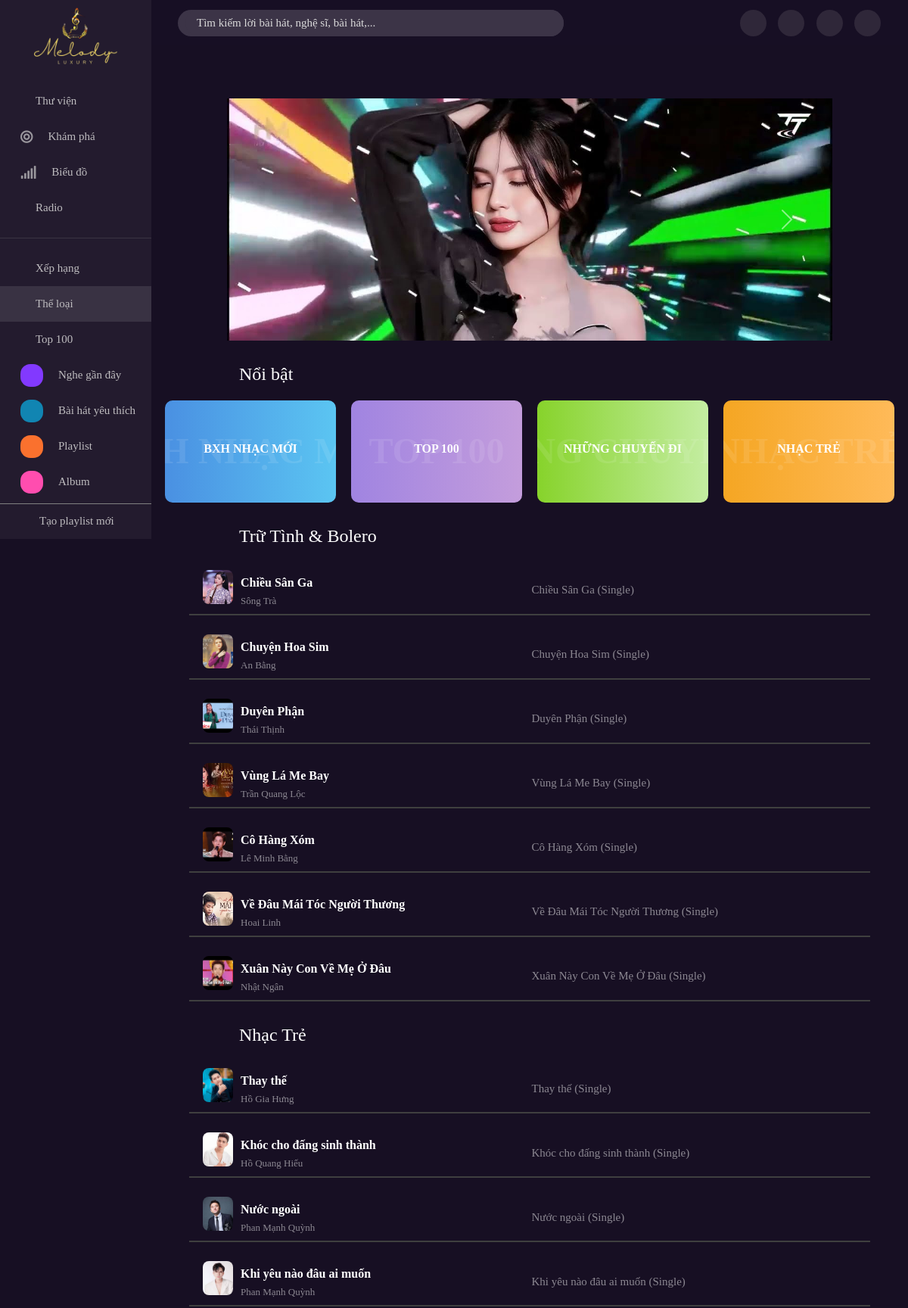
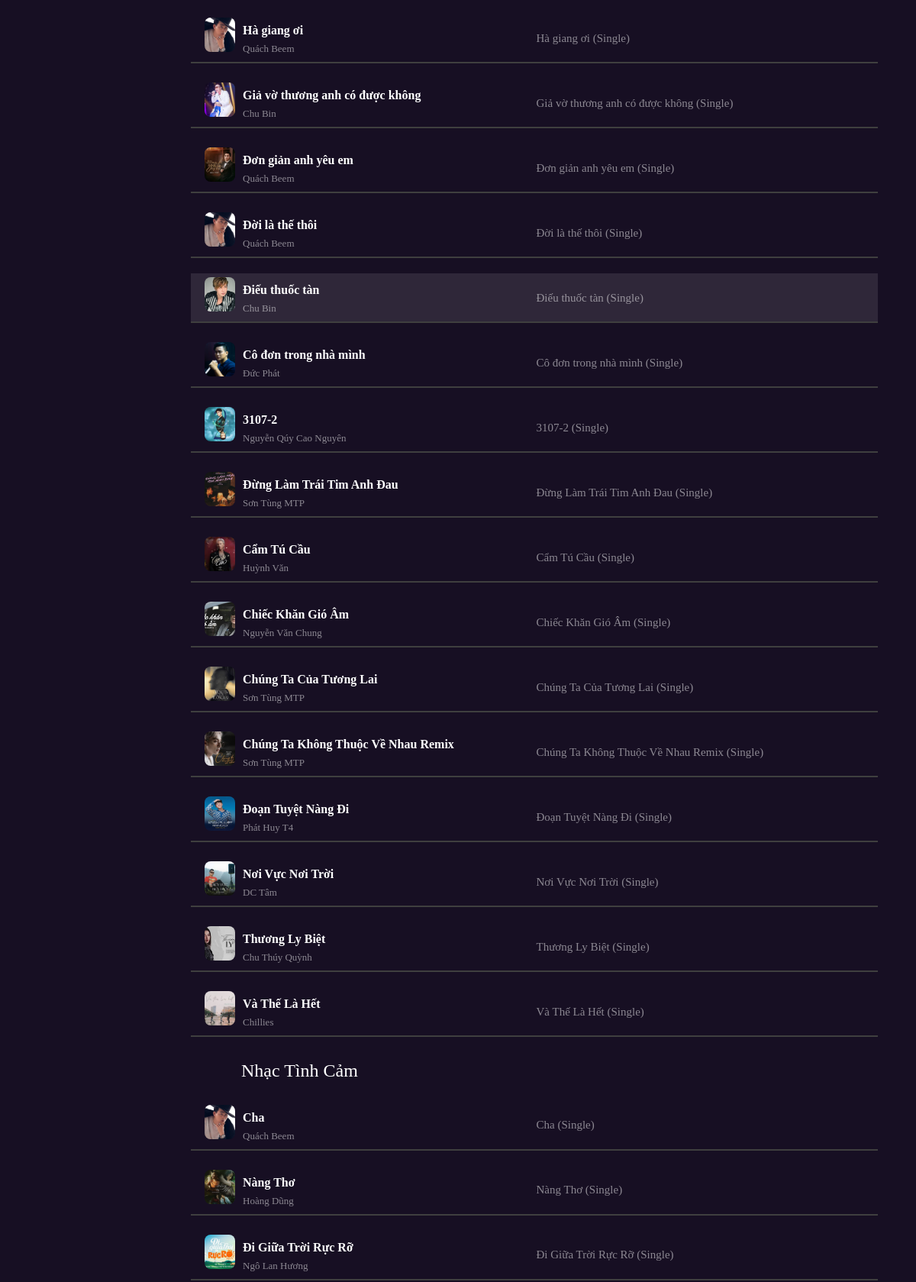
Page /category (signed in, upper part) on the committed database (2 pictures, top to bottom).
### tables this page shows
create table Songs (
	song_id int primary key auto_increment,
    song_name varchar(80) not null,
    path_audio varchar(250) not null,
    path_img varchar(250) not null,
    plays int default 0 check (plays >= 0), 
    album_id int,
    category_id int,
    author_id int not null,
    user_id int not null,
    foreign key (album_id) references Albums (album_id) ON DELETE SET NULL,
    foreign key (category_id) references Categories (category_id) ON DELETE SET NULL,
    foreign key (author_id) references Author_Singers (author_singer_id),
    foreign key (user_id) references Users (user_id)
);

create table Author_Singers (
	author_singer_id int primary key auto_increment,
	author_singer_name varchar(100) not null
);

### app/controllers/categoryController.php (called while the page is built)
<?php
    require_once './app/views/categoryView.php';
?>

### app/controllers/App.php (called while the page is built, shortened)
<?php
class App {
    public function __construct() {
        $this->handleUrl();
    }
    public function getUrl() {
        if (!empty($_SERVER['PATH_INFO'])) {
            $url = $_SERVER['PATH_INFO'];
        } else {
            $url = '/discover';
        }
        return $url;
    }
    public function handleUrl() {
        $url = $this->getUrl();
        require_once "app/controllers" . $url . "Controller.php";
        exit();
    }}

### index.php (called while the page is built, shortened)
<?php
require_once './config/app.php';
require_once './app/controllers/App.php';
$app = new App();
?>

### app/models/songModel.php (called while the page is built, shortened)
<?php
    function checkExitStatus($song_id){
        $db = connectDB();
        $sql = "SELECT * FROM song_libraries WHERE user_id = $_SESSION[user_id] AND song_id = $song_id";
        $result = mysqli_query($db, $sql);
        if(mysqli_num_rows($result) > 0){
            return true;
        } else {
            return false;
        }
    }
    function songCategory ($category){
        $conn = connectDB();
        $sql = "select songs.song_id, songs.song_name, songs.path_audio, songs.path_img, songs.plays,
        albums.album_name, categories.category,
        author_singers.author_singer_name
        from songs
        join albums on songs.album_id = albums.album_id
        join categories on songs.category_id = categories.category_id
        join author_singers on songs.author_id = author_singers.author_singer_id
        where categories.category_id = $category
        order by plays desc;";
        $result = mysqli_query($conn, $sql);
        return $result;
    }
?>

### app/components/song-item.php (the view)
<?php
    function renderSong($song_id, $path_img, $song_name, $author_singer_name, $path_audio, $isSongstatus = true) {
        $heartIcon = $isSongstatus
        ? 'active' : null;
        return "
            <div class='song_items' data-song-id='" . $song_id . "'>
                <div class='song_item_left'>
                    <div class='item_left_content'>
                        <ion-icon class='music_icon' name='musical-notes-outline'></ion-icon>
                        <div class='song_song'>
                            <div class='song_song_img'>
                                <img src='".$path_img."' alt=''>
                                <ion-icon class='play-iconss' name='caret-forward-outline'></ion-icon>
                            </div>
                            <div class='song_song_singer'>
                                <div class='song_song_name'>
                                    <b>".$song_name."</b>
                                </div>
                                <div class='song_singer'>
                                    ".$author_singer_name."
                                </div>
                            </div>
                        </div>
                    </div>
                </div>
                <div class='song_item_right'>
                    <div class='song_name'>
                        ".$song_name." (Single)
                    </div>
                    <div class='item_action'>
                        <div class='items_icon_song micro_icon'>
                            <ion-icon class='song_icon' name='mic-outline'></ion-icon>
                        </div>
                        <div class='items_icon_song heart_icon " . $heartIcon . "'>
                            <ion-icon class='song_icon' name='heart'></ion-icon>
                        </div>
                        <div class='items_icon_song' style='position:relative;'>
                        <li style='position: absolute; list-style-type: none;'>
                            <ion-icon class='song_music' name='ellipsis-horizontal-outline'></ion-icon>
                        </li>
                        <p class='timemusic' style='color: #ffffff;' data-path='".$path_audio."'></p>
                        </div>
                    </div>
                </div>
            </div>
        ";
    }
?>

### app/views/categoryView.php (shortened to what this page needs)
<!DOCTYPE html>
<html lang="en">
<head>
    <link href="https://cdnjs.cloudflare.com/ajax/libs/font-awesome/5.15.4/css/all.min.css" rel="stylesheet">
    <link href="https://cdn.lineicons.com/4.0/lineicons.css" rel="stylesheet">
    <?php include("./app/components/linkbootstrap.php"); ?>
    <link rel="stylesheet" href="/melody-lux/public/css/footer.css?v=<?php echo time(); ?>">
    <link rel="stylesheet" href="/melody-lux/public/css/header.css?v=<?php echo time(); ?>">
    <link rel="stylesheet" href="/melody-lux/public/css/rank-item.css?v=<?php echo time(); ?>">
    <link rel="stylesheet" href="/melody-lux/public/css/sidebar.css?v=<?php echo time(); ?>">
    <link rel="stylesheet" href="/melody-lux/public/css/song-item.css?v=<?php echo time(); ?>">
    <link rel="stylesheet" href="/melody-lux/public/css/slider.css?v=<?php echo time(); ?>">
    <link rel="stylesheet" href="/melody-lux/public/css/song.css?v<?php echo time(); ?>">
    <link rel="stylesheet" href="/melody-lux/public/css/grid.css?v<?php echo time(); ?>">
    <link rel="stylesheet" href="/melody-lux/public/css/album.css?v<?php echo time(); ?>">
    <link rel="stylesheet" href="/melody-lux/public/css/rank.css?v<?php echo time(); ?>">
</head>
</head>
<body>
   <div class="grid" style="background-color: #170F23;">
        <div class="row no-gutters">
            <div class="col c-2">
                <?php
                include_once './app/components/sidebar.php';
                ?>
            </div>
            <div class="col c-10 padding-bottom">
                <?php
                include_once './app/components/header.php';
                ?>
                <div>
                    <?php
                    include_once './app/components/slider.php';
                    ?>
                    <?php
                     include_once './app/components/rank.php';
                     ?>
                    <h4>Trữ Tình & Bolero</h4>
                    <div class="albums_hot">
                         <?php
                        include_once './app/components/song-item.php';
                        include_once './app/models/songModel.php';
                        $result = songCategory(4);
                        if (mysqli_num_rows($result) > 0) {
                            while ($row = mysqli_fetch_assoc($result)) {
                                $isSongstatus = checkExitStatus($row['song_id']);
                                echo renderSong($row['song_id'], $row['path_img'], $row['song_name'], $row['author_singer_name'], $row['path_audio'], $isSongstatus);
                            }
                        } else {
                            echo "Không tìm thấy bài hát nào trong cơ sở dữ liệu.";
                        }
                        ?>
                    </div>
                    <h4>Nhạc Trẻ</h4>
                    <div class="albums_hot">
                    <?php
                        include_once './app/components/song-item.php';
                        include_once './app/models/songModel.php';
                        $result = songCategory(2);
                        if (mysqli_num_rows($result) > 0) {
                            while ($row = mysqli_fetch_assoc($result)) {
                                $isSongstatus = checkExitStatus($row['song_id']);
                                echo renderSong($row['song_id'], $row['path_img'], $row['song_name'], $row['author_singer_name'], $row['path_audio'], $isSongstatus);
                            }
                        } else {
                            echo "Không tìm thấy bài hát nào trong cơ sở dữ liệu.";
                        }
                        ?>
                    </div>
                    <h4>Nhạc Tình Cảm</h4>
                    <div class="albums_hot">
                    <?php
                        include_once './app/components/song-item.php';
                        include_once './app/models/songModel.php';
                        $result = songCategory(1);
                        if (mysqli_num_rows($result) > 0) {
                            while ($row = mysqli_fetch_assoc($result)) {
                                $isSongstatus = checkExitStatus($row['song_id']);
                                echo renderSong($row['song_id'], $row['path_img'], $row['song_name'], $row['author_singer_name'], $row['path_audio'], $isSongstatus);
                            }
                        } else {
                            echo "Không tìm thấy bài hát nào trong cơ sở dữ liệu.";
                        }
                        ?>
                    </div>
                 </div>
            </div>
        </div>
   </div>
</body>
</html>

### public/css/rank-item.css (style rules this page uses)
* { font-family: 'Inter, sanserif'; }
.item_action { display: flex; align-items: center; justify-content: space-between; width: 35%; padding-right: 20px; }

### public/css/song-item.css (style rules this page uses)
* { font-family: 'Inter, sanserif'; }
.song_items { display: flex; justify-content: space-between; align-items: center; height: 65px; padding-left: 5px; border-bottom: 2px; border-top: 2px; border-color: #fff; border-bottom: 2px solid #3f3f3f; }
.song_item_left { display: flex; align-items: center; width: 500px; }
.item_left_content { display: flex; align-items: center; justify-content: flex-start; width: 100%; }
.song_song { display: flex; padding-left: 8px; }
.song_song_img { position: relative; width: 45px; height: 45px; border-radius: 5px; overflow: hidden; cursor: pointer; padding-left: 5px; }
.song_song img { width: 100%; height: 100%; object-fit: cover; display: block; border-radius: 8px; }
.song_song_singer { padding-top: 5px; padding-left: 10px; }
.song_item_right { display: flex; align-items: center; width: 500px; justify-content: space-between; }
.song_song_name { font-size: 16px; color: #ffffff; cursor: pointer; }
.song_singer { font-size: 13px; color: #ffffff80; cursor: pointer; line-height: 24px; }
.item_action { display: flex; align-items: center; justify-content: space-between; width: 120px; padding-right: 20px; }
.song_item_right .song_name { color: #ffffff80; font-size: 15px; }
.items_icon_song { width: 40px; height: 40px; border-radius: 20px; display: flex; align-items: center; justify-content: center; cursor: pointer; }
.song_items.active { background-color: #2F2739; }
.song_song_img::after { content: ""; position: absolute; top: 0; left: 0; width: 100%; height: 100%; background-color: rgba(0, 0, 0, 0.4); opacity: 0; transition: opacity 0.3s ease; z-index: 1; }

### public/css/grid.css (style rules this page uses)
.grid { width: 100%; display: block; padding: 0; min-height: 100vh; }
.row { display: flex; flex-wrap: wrap; margin-left: -4px; margin-right: -4px; }
.row.no-gutters { margin-left: 0; margin-right: 0; }
.col { padding-left: 4px; padding-right: 4px; }
.row.no-gutters .col { padding-left: 0; padding-right: 0; }
.c-2 { flex: 0 0 16.66667%; max-width: 16.66667%; }
.c-10 { flex: 0 0 83.33333%; max-width: 83.33333%; }
@media (min-width: 740px) { .row { margin-left: -8px; margin-right: -8px; } }
@media (min-width: 740px) { .col { padding-left: 8px; padding-right: 8px; } }
@media (min-width: 1113px) { .row { margin-left: -12px; margin-right: -12px; } }
@media (min-width: 1113px) { .col { padding-left: 12px; padding-right: 12px; } }

### app/views/categoryView.php (style rules this page uses)
h4 { color: white; padding-left: 116px; margin: 0; padding-top: 30px; }
.albums_hot { display: flex; flex-direction: column; gap: 20px; padding: 25px 50px 0 50px; }
.padding-bottom { padding-bottom: 88px; }

### rows in the picture
songs: path_img (picture), song_name "Chiều Sân Ga", author.author_singer_name "Sông Trà"
songs: path_img (picture), song_name "Chuyện Hoa Sim", author.author_singer_name "An Bằng"
songs: path_img (picture), song_name "Duyên Phận", author.author_singer_name "Thái Thịnh"
songs: path_img (picture), song_name "Vùng Lá Me Bay", author.author_singer_name "Trần Quang Lộc"
songs: path_img (picture), song_name "Cô Hàng Xóm", author.author_singer_name "Lê Minh Bằng"
songs: path_img (picture), song_name "Về Đâu Mái Tóc Người Thương", author.author_singer_name "Hoai Linh"
songs: path_img (picture), song_name "Xuân Này Con Về Mẹ Ở Đâu", author.author_singer_name "Nhật Ngân"
songs: path_img (picture), song_name "Thay thế", author.author_singer_name "Hồ Gia Hưng"
songs: path_img (picture), song_name "Khóc cho đấng sinh thành", author.author_singer_name "Hồ Quang Hiếu"
songs: path_img (picture), song_name "Nước ngoài", author.author_singer_name "Phan Mạnh Quỳnh"
songs: path_img (picture), song_name "Khi yêu nào đâu ai muốn", author.author_singer_name "Phan Mạnh Quỳnh"
songs: path_img (picture), song_name "Hà giang ơi", author.author_singer_name "Quách Beem"
songs: path_img (picture), song_name "Giả vờ thương anh có được không", author.author_singer_name "Chu Bin"
songs: path_img (picture), song_name "Đơn giản anh yêu em", author.author_singer_name "Quách Beem"
songs: path_img (picture), song_name "Đời là thế thôi", author.author_singer_name "Quách Beem"
songs: path_img (picture), song_name "Điếu thuốc tàn", author.author_singer_name "Chu Bin"
songs: path_img (picture), song_name "Cô đơn trong nhà mình", author.author_singer_name "Đức Phát"
songs: path_img (picture), song_name "3107-2", author.author_singer_name "Nguyễn Qúy Cao Nguyên"
songs: path_img (picture), song_name "Đừng Làm Trái Tim Anh Đau", author.author_singer_name "Sơn Tùng MTP"
songs: path_img (picture), song_name "Cẩm Tú Cầu", author.author_singer_name "Huỳnh Văn"
songs: path_img (picture), song_name "Chiếc Khăn Gió Âm", author.author_singer_name "Nguyễn Văn Chung"
songs: path_img (picture), song_name "Chúng Ta Của Tương Lai", author.author_singer_name "Sơn Tùng MTP"
songs: path_img (picture), song_name "Chúng Ta Không Thuộc Về Nhau Remix", author.author_singer_name "Sơn Tùng MTP"
songs: path_img (picture), song_name "Đoạn Tuyệt Nàng Đi", author.author_singer_name "Phát Huy T4"
songs: path_img (picture), song_name "Nơi Vực Nơi Trời", author.author_singer_name "DC Tâm"
songs: path_img (picture), song_name "Thương Ly Biệt", author.author_singer_name "Chu Thúy Quỳnh"
songs: path_img (picture), song_name "Và Thế Là Hết", author.author_singer_name "Chillies"
songs: path_img (picture), song_name "Cha", author.author_singer_name "Quách Beem"
songs: path_img (picture), song_name "Nàng Thơ", author.author_singer_name "Hoàng Dũng"
songs: path_img (picture), song_name "Đi Giữa Trời Rực Rỡ", author.author_singer_name "Ngô Lan Hương"
